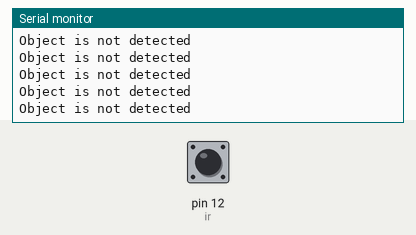
Simulated run of this sketch. Board: Arduino Uno, built with avr-gcc and run on an emulated ATmega328P. Shown: the last lines printed to the serial monitor. The test bench sets the inputs (shaded band); at power-on: pin 12 (ir) LOW.

Above: at 1.2 s.
1.3 s: pin 12 (ir) driven HIGH
At 2.3 s:
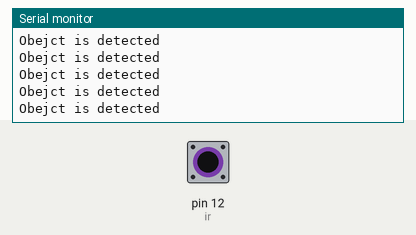
3.2 s: pin 12 (ir) driven LOW
At 4.1 s:
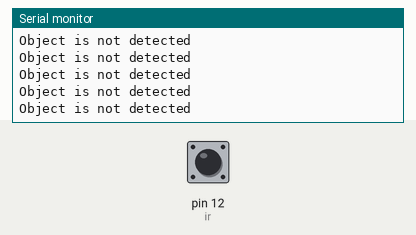
6.2 s: pin 12 (ir) driven HIGH
At 7.1 s:
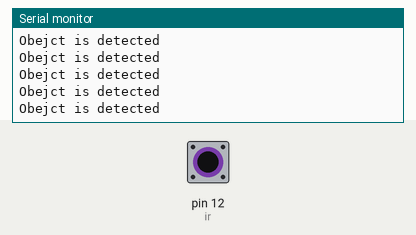
9.2 s: pin 12 (ir) driven LOW
At 9.9 s:
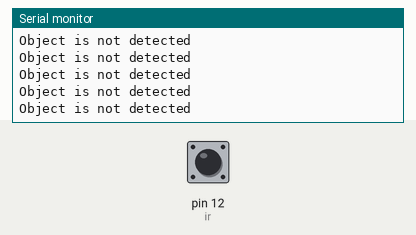
12.2 s: pin 12 (ir) driven HIGH
At 13.0 s:
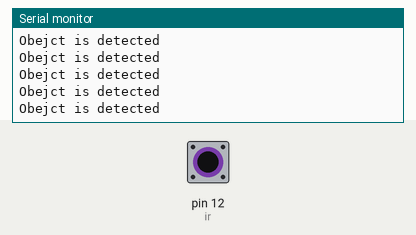

The sketch:

ir_sensor.ino
```cpp
const int ir=12;
void setup(){
  pinMode(ir,INPUT);
  Serial.begin(9600);
}
void loop(){
  int irvalue=digitalRead(ir);
  if(irvalue==HIGH)
  {
   Serial.println("Obejct is detected");
  }
  else{

    Serial.println("Object is not detected");
  }
}
```

Measured:
- after the input at 1.3 s, the serial monitor: prints a new line after 0.07 s (image 1)
